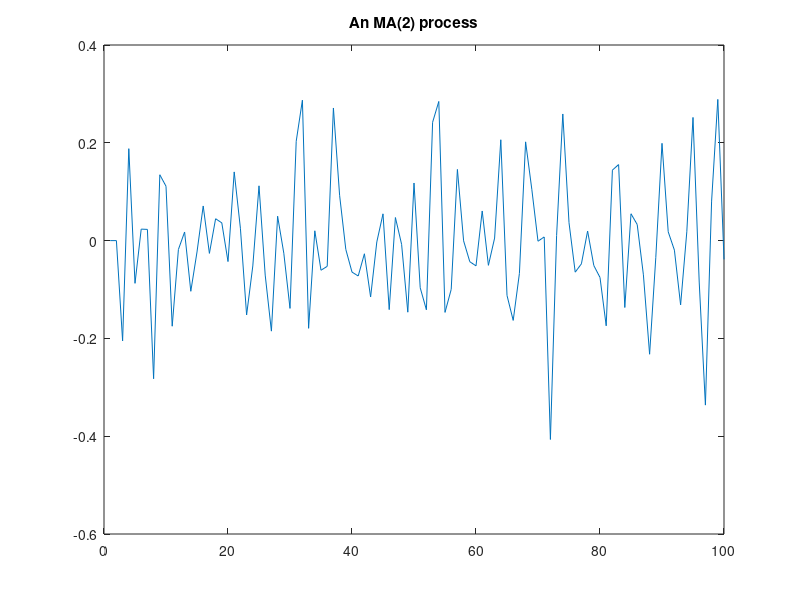
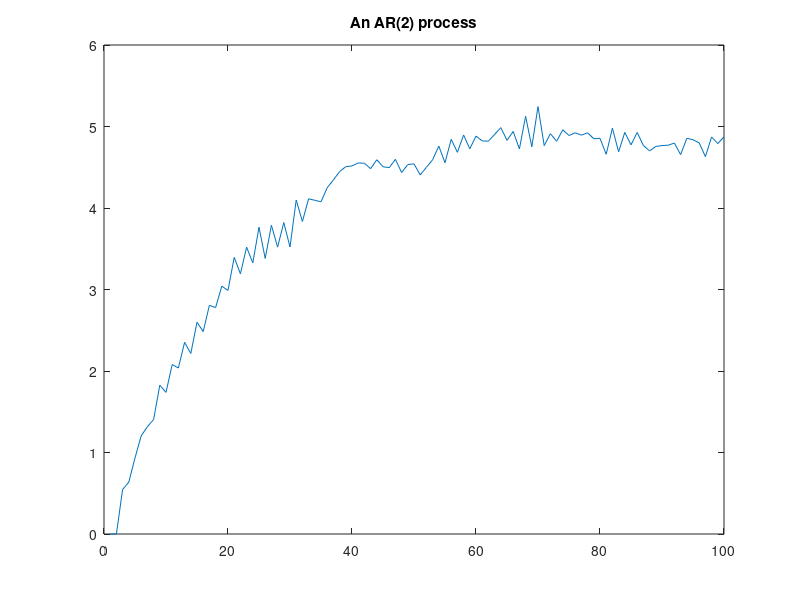
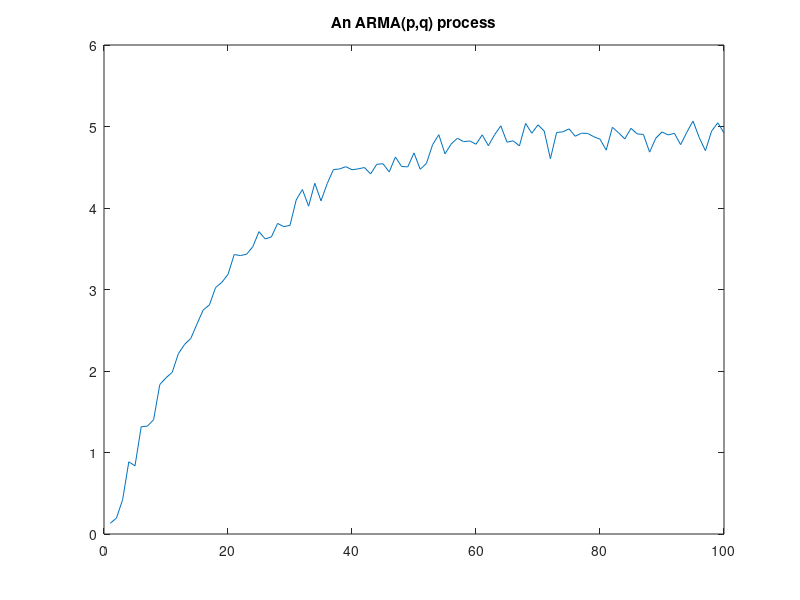

Recreate these plots in MATLAB, in order.
length = 100;
p = 2;
q = 2;

c = 0.5;
%phi = 0.8 .* rand(1,p);
phi = [0.8, 0.1];
white_noise = 0.1 .* randn(1,length);
mu = 0;
%theta = rand(1,q);
theta = [-0.8,0.2];

% An MA(q) model

Y = zeros(1,length);

for t = (q+1):length
    Y(t) = mu + white_noise(t) + sum( theta .* white_noise((t-q):(t-1)) );
end

figure 
plot(Y)
title('An MA(2) process')

pause(2)



% An AR(p) process

X = zeros(1,length);

for t = (p+1):length
    X(t) = c + white_noise(t) + sum( phi .* X((t-p):(t-1)) );
end

figure 
plot(X)
title('An AR(2) process')



pause(2)



% An ARMA model

Z = zeros(1,length);
Z(1:max(p,q)) = 0.2 .* rand(1,max(p,q));

for t = (max(p,q)+1):length
    Z(t) = c + white_noise(t) + sum( theta .* white_noise((t-q):(t-1)) ) + sum( phi .* Z((t-p):(t-1)) );
end

figure 
plot(Z)
title('An ARMA(p,q) process')
